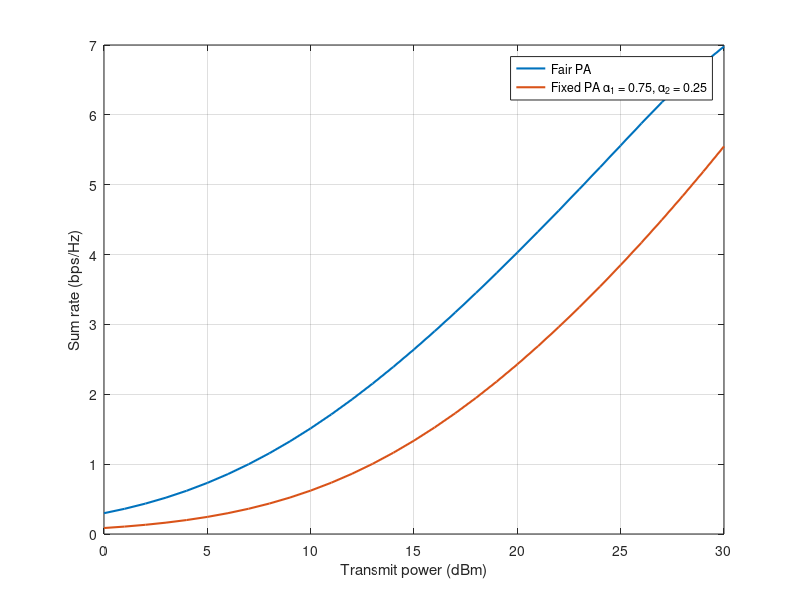

Source code (MATLAB):
clc; clear variables; close all;

N = 10^5;
df = 5000; dn = 1000; %Distances

eta = 4;
hf = sqrt(df^-eta)*(randn(1,N) + 1i*randn(1,N))/sqrt(2);
hn = sqrt(dn^-eta)*(randn(1,N) + 1i*randn(1,N))/sqrt(2);

gf = (abs(hf)).^2;
gn = (abs(hn)).^2;

R1 = 1;  %Target rate bps/Hz

epsilon = (2^(R1))-1; %Target SINR

%Transmit power
Pt = 0:30;
pt = (10^-3)*db2pow(Pt);

%Noise power
No = -114;
no = (10^-3)*db2pow(No);

b1 = 0.75; b2 = 0.25; %Fixed PA for comparison
for u = 1:length(pt)
    a1 = epsilon*(no + pt(u)*gf)./(pt(u)*gf*(1+epsilon));
    a1(a1>1) = 0;
    a2 = 1 - a1;
    
    %Sum rate of fair PA
    C1 = log2(1 + pt(u)*a1.*gf./(pt(u)*a2.*gf + no));
    C2 = log2(1 + pt(u)*a2.*gn/no);
    
    C_sum(u) = mean(C1+C2);
    
    %Sum rate of fixed PA
    C1f = log2(1 + pt(u)*b1.*gf./(pt(u)*b2.*gf + no));
    C2f = log2(1 + pt(u)*b2.*gn/no);
    C_sumf(u) = mean(C1f+C2f);
end

plot(Pt,C_sum,'linewidth',1.5); hold on; grid on;
plot(Pt,C_sumf,'linewidth',1.5);
legend('Fair PA','Fixed PA \alpha_1 = 0.75, \alpha_2 = 0.25')
xlabel('Transmit power (dBm)');
ylabel('Sum rate (bps/Hz)');









